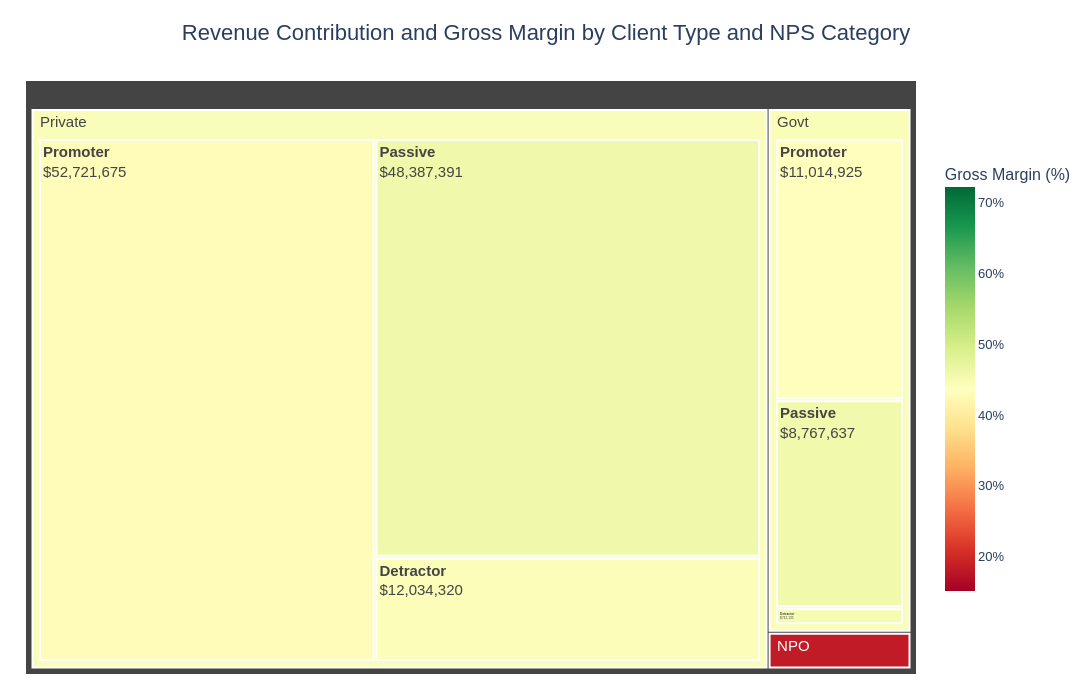

Notebook code cell kept with this figure:
### Markdown cell above
## Revenue and Margin Treemap

### Objective
Identify client-type and NPS segments that combine meaningful revenue contribution with healthy gross margins.

### Method
Tile size represents aggregated revenue, while colour represents gross margin. This separates commercial scale from profitability: a large red tile requires attention because it contributes substantial revenue but has a lower gross margin.

### Results
Use the hierarchy to compare Client Type first, then NPS Category. Hover over a tile for revenue, gross profit, gross margin, number of clients, and number of records.

### Code cell
# Aggregate to the displayed treemap hierarchy so revenue and margin are interpreted at segment level.
treemap_df = (
    plot_df.groupby(["TYPE", "NPS Category"], observed=True)
    .agg(
        Revenue=("REVENUE", "sum"),
        Gross_Profit=("Gross Profit", "sum"),
        Client_Count=("CLIENT ID", "nunique"),
        Record_Count=("CLIENT ID", "size"),
    )
    .reset_index()
    .rename(columns={"TYPE": "Client Type"})
)
treemap_df["Gross Margin"] = (
    treemap_df["Gross_Profit"] / treemap_df["Revenue"] * 100
)

overall_margin = plot_df["Gross Margin"].median()

fig = px.treemap(
    treemap_df,
    path=["Client Type", "NPS Category"],
    values="Revenue",
    color="Gross Margin",
    color_continuous_scale="RdYlGn",
    color_continuous_midpoint=overall_margin,
    custom_data=["Revenue", "Gross_Profit", "Gross Margin", "Client_Count", "Record_Count"],
    template="plotly_white",
    title="Revenue Contribution and Gross Margin by Client Type and NPS Category",
)

fig.update_traces(
    texttemplate="<b>%{label}</b><br>$%{value:,.0f}",
    textfont={"size": 15},
    marker={"line": {"color": "white", "width": 2}},
    hovertemplate=(
        "<b>%{label}</b><br>"
        "<b>Revenue:</b> $%{customdata[0]:,.0f}<br>"
        "<b>Gross Profit:</b> $%{customdata[1]:,.0f}<br>"
        "<b>Gross Margin:</b> %{customdata[2]:.1f}%<br>"
        "<b>Clients:</b> %{customdata[3]:,.0f}<br>"
        "<b>Records:</b> %{customdata[4]:,.0f}<extra></extra>"
    ),
)

fig.update_layout(
    title={"x": 0.5, "xanchor": "center", "font": {"size": 22}},
    font={"family": "Arial", "size": 13},
    coloraxis_colorbar={
        "title": "Gross Margin (%)",
        "ticksuffix": "%",
        "len": 0.75,
    },
    width=1150,
    height=700,
    margin={"l": 25, "r": 105, "t": 80, "b": 25},
)
fig.show()

### Figure 1 — Plotly figure (JSON) as saved in the notebook; plotly's stock layout.template omitted (floating-point values rounded to 4 significant figures)
{"data": [{"branchvalues": "total", "customdata": [[712135, "321643", 45.17, "2", "2"], [8767637, "4017524", 45.82, "15", "28"], [11014925, "4797981", 43.56, "15", "24"], [86958, "24292", 27.94, "2", "2"], [667169, "135934", 20.37, "9", "15"], [689028, "104764", 15.2, "9", "17"], [12034320, "5339188", 44.37, "29", "42"], [48387391, "22251699", 45.99, "76", "138"], [52721675, "22696164", 43.05, "71", "124"], [20494697, "(?)", 44.58, "(?)", "(?)"], [1443155, "(?)", 18.36, "(?)", "(?)"], [113143386, "(?)", 44.45, "(?)", "(?)"]], "domain": {"x": [0, 1], "y": [0, 1]}, "hovertemplate": "<b>%{label}</b><br><b>Revenue:</b> $%{customdata[0]:,.0f}<br><b>Gross Profit:</b> $%{customdata[1]:,.0f}<br><b>Gross Margin:</b> %{customdata[2]:.1f}%<br><b>Clients:</b> %{customdata[3]:,.0f}<br><b>Records:</b> %{customdata[4]:,.0f}<extra></extra>", "ids": ["Govt/Detractor", "Govt/Passive", "Govt/Promoter", "NPO/Detractor", "NPO/Passive", "NPO/Promoter", "Private/Detractor", "Private/Passive", "Private/Promoter", "Govt", "NPO", "Private"], "labels": ["Detractor", "Passive", "Promoter", "Detractor", "Passive", "Promoter", "Detractor", "Passive", "Promoter", "Govt", "NPO", "Private"], "marker": {"coloraxis": "coloraxis", "colors": [45.17, 45.82, 43.56, 27.94, 20.37, 15.2, 44.37, 45.99, 43.05, 44.58, 18.36, 44.45], "line": {"color": "white", "width": 2}}, "name": "", "parents": ["Govt", "Govt", "Govt", "NPO", "NPO", "NPO", "Private", "Private", "Private", "", "", ""], "textfont": {"size": 15}, "texttemplate": "<b>%{label}</b><br>$%{value:,.0f}", "type": "treemap", "values": [712100.0, 8768000.0, 11010000.0, 86960.0, 667200.0, 689000.0, 12030000.0, 48390000.0, 52720000.0, 20490000.0, 1443000.0, 113100000.0]}], "layout": {"coloraxis": {"cmid": 43.75, "colorbar": {"len": 0.75, "ticksuffix": "%", "title": {"text": "Gross Margin (%)"}}, "colorscale": [[0, "rgb(165,0,38)"], [0.1, "rgb(215,48,39)"], [0.2, "rgb(244,109,67)"], [0.3, "rgb(253,174,97)"], [0.4, "rgb(254,224,139)"], [0.5, "rgb(255,255,191)"], [0.6, "rgb(217,239,139)"], [0.7, "rgb(166,217,106)"], [0.8, "rgb(102,189,99)"], [0.9, "rgb(26,152,80)"], [1, "rgb(0,104,55)"]]}, "font": {"family": "Arial", "size": 13}, "height": 700, "legend": {"tracegroupgap": 0}, "margin": {"b": 25, "l": 25, "r": 105, "t": 80}, "title": {"font": {"size": 22}, "text": "Revenue Contribution and Gross Margin by Client Type and NPS Category", "x": 0.5, "xanchor": "center"}, "width": 1150}}
